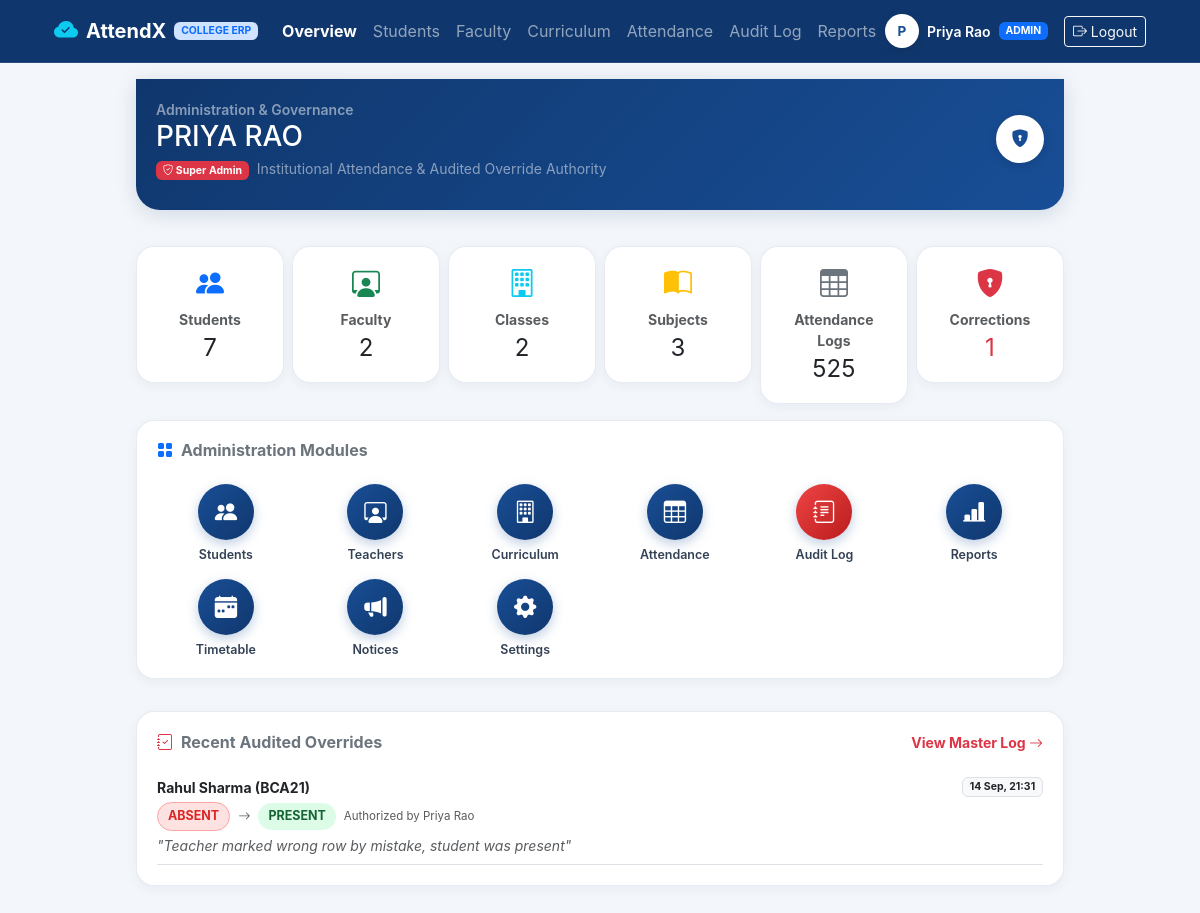
The app's page /admin/dashboard (signed in), older data.
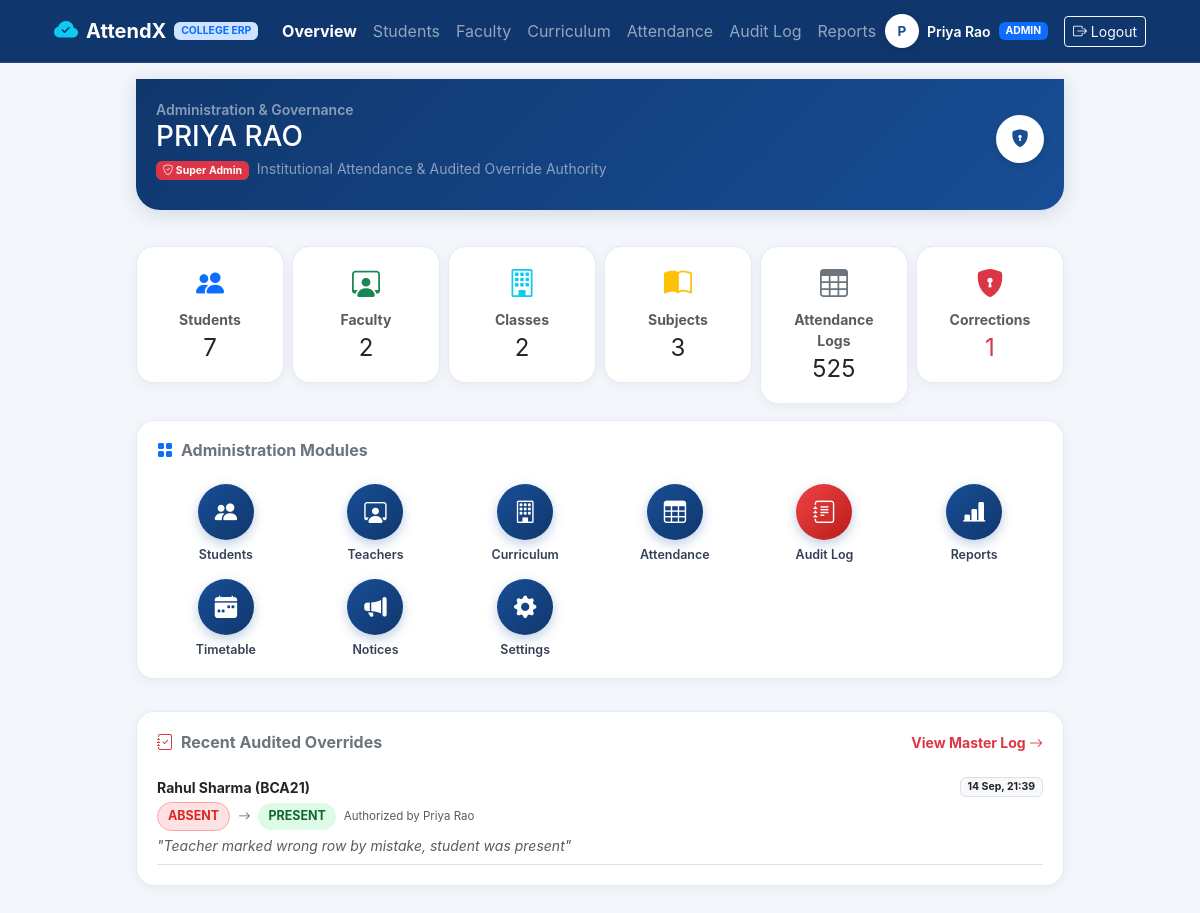
The same page, newer data.
### models.py (models this page shows, shortened)
class AttendanceCorrection(db.Model):
    __tablename__ = 'attendance_corrections'
    correction_id = db.Column(db.Integer, primary_key=True, autoincrement=True)
    attendance_id = db.Column(db.Integer, db.ForeignKey('attendance.attendance_id'), nullable=False)
    admin_id = db.Column(db.Integer, db.ForeignKey('users.user_id'), nullable=False)
    old_status = db.Column(db.Enum('present', 'absent', name='old_status_enum'), nullable=False)
    new_status = db.Column(db.Enum('present', 'absent', name='new_status_enum'), nullable=False)
    reason = db.Column(db.Text, nullable=False)
    corrected_at = db.Column(db.DateTime, default=datetime.utcnow, nullable=False)

class User(db.Model):
    __tablename__ = 'users'
    user_id = db.Column(db.Integer, primary_key=True, autoincrement=True)
    name = db.Column(db.String(100), nullable=False)
    email = db.Column(db.String(150), unique=True, nullable=False)
    password = db.Column(db.String(255), nullable=False)
    role = db.Column(db.Enum('teacher', 'student', 'admin', name='user_roles'), nullable=False)
    photo_url = db.Column(db.String(255), nullable=True)
    active = db.Column(db.Boolean, default=True, nullable=False)
    created_at = db.Column(db.DateTime, default=datetime.utcnow, nullable=False)
    student_profile = db.relationship('Student', backref='user', uselist=False, lazy=True)
    teacher_assignments = db.relationship('TeacherSubject', backref='teacher', lazy=True)
    marked_attendances = db.relationship('Attendance', backref='marker', lazy=True)
    corrections_made = db.relationship('AttendanceCorrection', backref='admin', lazy=True)

class Student(db.Model):
    __tablename__ = 'students'
    student_id = db.Column(db.Integer, primary_key=True, autoincrement=True)
    user_id = db.Column(db.Integer, db.ForeignKey('users.user_id'), unique=True, nullable=False)
    roll_no = db.Column(db.String(20), unique=True, nullable=False)
    class_id = db.Column(db.Integer, db.ForeignKey('classes.class_id'), nullable=False)
    attendances = db.relationship('Attendance', backref='student', lazy=True)

### routes/admin_routes.py (the view)
@admin_bp.route('/dashboard')
@role_required('admin')
def dashboard():
    total_students = Student.query.count()
    total_teachers = User.query.filter_by(role='teacher').count()
    total_classes = Class.query.count()
    total_subjects = Subject.query.count()
    total_attendance_records = Attendance.query.count()
    total_corrections = AttendanceCorrection.query.count()
    recent_corrections = AttendanceCorrection.query.order_by(AttendanceCorrection.corrected_at.desc()).limit(5).all()
    return render_template(
        'admin/dashboard.html',
        total_students=total_students,
        total_teachers=total_teachers,
        total_classes=total_classes,
        total_subjects=total_subjects,
        total_attendance_records=total_attendance_records,
        total_corrections=total_corrections,
        recent_corrections=recent_corrections
    )

### auth.py (called while the page is built)
def get_current_user():
    user_id = session.get('user_id')
    if user_id:
        return User.query.get(user_id)
    return None

### templates/admin/dashboard.html (shortened to what the changed rows need)
{% extends "base.html" %}
{% block content %}
<div class="row g-3 py-2">
    <div class="col-12">
        <div class="app-card">
            {% if recent_corrections %}
                <div class="list-group list-group-flush small">
                    {% for c in recent_corrections %}
                        <div class="list-group-item px-0 py-2 border-bottom">
                            <div class="d-flex justify-content-between align-items-start mb-1">
                                <span class="fw-bold text-dark">{{ c.attendance_record.student.user.name }} ({{ c.attendance_record.student.roll_no }})</span>
                                <span class="badge bg-light text-dark border">{{ c.corrected_at.strftime('%d %b, %H:%M') }}</span>
                            </div>
                            <div class="d-flex align-items-center gap-2 mb-1">
                                <span class="alert-badge-danger">{{ c.old_status|upper }}</span>
                                <i class="bi bi-arrow-right small text-muted"></i>
                                <span class="badge-success-subtle">{{ c.new_status|upper }}</span>
                                <span class="text-muted" style="font-size: 0.72rem;">Authorized by {{ c.admin.name }}</span>
                            </div>
                            <div class="text-muted fst-italic">"{{ c.reason }}"</div>
                        </div>
                    {% endfor %}
                </div>
            {% else %}
                <p class="text-muted small mb-0">All submitted records remain locked with zero overrides.</p>
            {% endif %}
        </div>
    </div>
</div>
{% endblock %}

Row changes from the older to the newer data that the page shows:
changed AttendanceCorrection "Teacher marked wrong row by mistake, student was present": corrected_at "14 Sep, 21:31" → "14 Sep, 21:39"
